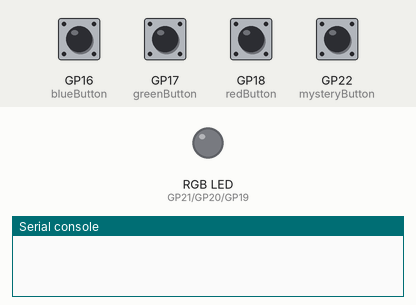
A program run on a simulated Raspberry Pi Pico running MicroPython. Parts: an RGB LED mixed from three pins (HIGH = lit), the last lines printed to the serial console. The test bench sets the inputs (shaded band); at power-on: GP16 (blueButton), GP17 (greenButton), GP18 (redButton), GP22 (mysteryButton) HIGH. Dim RGB values are drawn brighter than linear.

Above: at 1.2 s.
1.3 s: GP22 (mysteryButton) pulled LOW for 0.15 s
At 1.6 s:
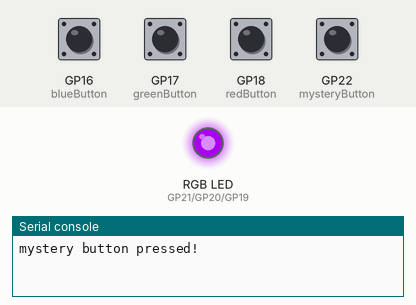
4.3 s: GP16 (blueButton) pulled LOW for 0.15 s
At 5.5 s:
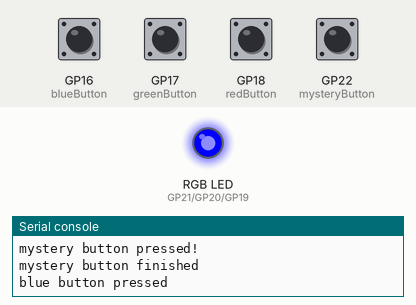
5.9 s: GP17 (greenButton) pulled LOW for 0.15 s
At 6.7 s:
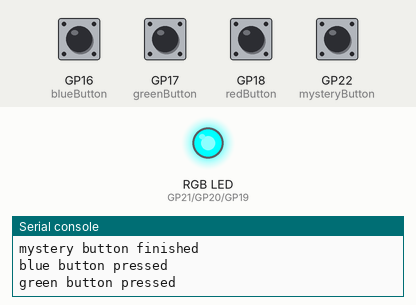
7.5 s: GP18 (redButton) pulled LOW for 0.15 s
At 8.0 s:
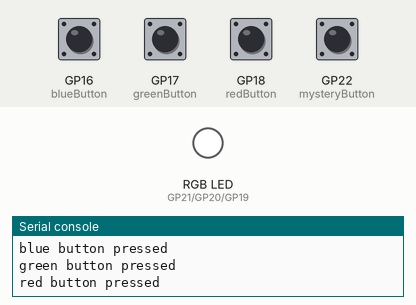
9.1 s: GP16 (blueButton) pulled LOW for 1 s
At 10.4 s:
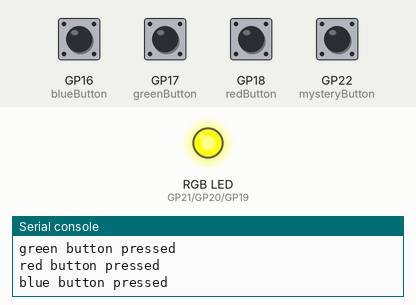
11.6 s: GP22 (mysteryButton) pulled LOW for 1 s
At 13.05 s:
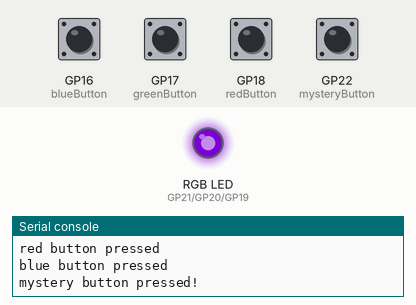
Timing chart, 0 to 16.2 s (numbered marks = the images above; inputs shaded):
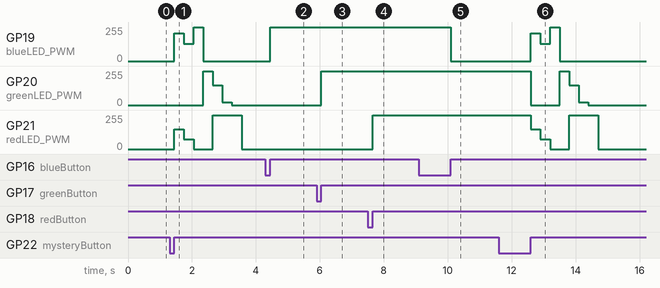

The program:

three_buttons_RGBLED_mystery.py
```python
# Program to control RGB LED with three buttons plus a mystery button
# HW for McWhorter's Pico W Course Lesson 18
# Lori Pfahler
# May 2023

# import modules
from machine import Pin, PWM
from utime import sleep, ticks_ms, ticks_diff

# setup button and LED pins
redButton = Pin(18, Pin.IN, Pin.PULL_UP)
greenButton = Pin(17, Pin.IN, Pin.PULL_UP)
blueButton = Pin(16, Pin.IN, Pin.PULL_UP)
mysteryButton = Pin(22, Pin.IN, Pin.PULL_UP)

# setup red, green and blue for RGB LED
redLED_PWM = PWM(Pin(21))
redLED_PWM.freq(1000 )
redLED_PWM.duty_u16(0)
greenLED_PWM = PWM(Pin(20))
greenLED_PWM.freq(1000)
greenLED_PWM.duty_u16(0)
blueLED_PWM = PWM(Pin(19))
blueLED_PWM.freq(1000)
blueLED_PWM.duty_u16(0)

# variables to track interrupt activation, time for debouncing, led state
red_flag = 0
red_debounce_time = 0
red_state = False
green_flag = 0
green_debounce_time = 0
green_state = False
blue_flag = 0
blue_debounce_time = 0
blue_state = False
mystery_flag = 0
mystery_debounce_time = 0
delay_time = 0.3


# red interrupt function
def red_handler(redButton):
    global red_flag, red_debounce_time
    if ticks_diff(ticks_ms(), red_debounce_time) > 300:
        red_flag = 1
        red_debounce_time = ticks_ms()

# green interrupt function
def green_handler(greenButton):
    global green_flag, green_debounce_time
    if ticks_diff(ticks_ms(), green_debounce_time) > 300:
        green_flag = 1
        green_debounce_time = ticks_ms()

# blue interrupt function
def blue_handler(blueButton):
    global blue_flag, blue_debounce_time
    if ticks_diff(ticks_ms(), blue_debounce_time) > 300:
        blue_flag = 1
        blue_debounce_time = ticks_ms()

# mystery interrupt function
def mystery_handler(mysteryButton):
    global mystery_flag, mystery_debounce_time
    if ticks_diff(ticks_ms(), mystery_debounce_time) > 300:
        mystery_flag = 1
        mystery_debounce_time = ticks_ms()

# interrupt request
redButton.irq(trigger = Pin.IRQ_RISING, handler = red_handler)
greenButton.irq(trigger = Pin.IRQ_RISING, handler = green_handler)
blueButton.irq(trigger = Pin.IRQ_RISING, handler = blue_handler)
mysteryButton.irq(trigger = Pin.IRQ_RISING, handler = mystery_handler)

# create a dictionary to hold the RGB codes for the colors
colors = {
    'violet'  : (148,   0, 211),
    'indigo'  : ( 75,   0, 130),
    'blue'    : (  0,   0, 255),
    'green'   : (  0, 255,   0),
    'yellow'  : (255, 150,   0),
    'orange'  : (255,  20,   0),
    'red'     : (255,   0,   0),
    'black'   : (  0,   0,   0)
    }


try:
    while True:
        # turn on/off red LED when the red button is pressed
        if red_flag == 1:
            red_flag = 0
            print("red button pressed")
            if red_state:
                # led is on - turn it off
                red_state = False
                redLED_PWM.duty_u16(colors.get('black')[0]<<8)
            else:
                # led is off - turn it on
                red_state = True
                redLED_PWM.duty_u16(colors.get('red')[0]<<8)

        # turn on/off green LED when the green button is pressed
        if green_flag == 1:
            green_flag = 0
            print("green button pressed")
            if green_state:
                # led is on - turn it off
                green_state = False
                greenLED_PWM.duty_u16(colors.get('black')[1]<<8)
            else:
                # led is off - turn it on
                green_state = True
                greenLED_PWM.duty_u16(colors.get('green')[1]<<8)

        # turn on/off blue LED when the blue button is pressed
        if blue_flag == 1:
            blue_flag = 0
            print("blue button pressed")
            if blue_state:
                # led is on - turn it off
                blue_state = False
                blueLED_PWM.duty_u16(colors.get('black')[2]<<8)
            else:
                # led is off - turn it on
                blue_state = True
                blueLED_PWM.duty_u16(colors.get('blue')[2]<<8)

        # mystery button is pressed
        if mystery_flag == 1:
            mystery_flag = 0
            print('mystery button pressed!')
            # start the rainbow
            rainbow = ['violet', 'indigo', 'blue', 'green', 'yellow',
                       'orange', 'red', 'black']
            for color in rainbow:
                redLED_PWM.duty_u16(colors.get(color)[0]<<8)
                greenLED_PWM.duty_u16(colors.get(color)[1]<<8)
                blueLED_PWM.duty_u16(colors.get(color)[2]<<8)
                sleep(delay_time)
            print('mystery button finished')

except KeyboardInterrupt:
    redLED_PWM.duty_u16(colors.get('black')[0]<<8)
    greenLED_PWM.duty_u16(colors.get('black')[1]<<8)
    blueLED_PWM.duty_u16(colors.get('black')[2]<<8)
```

Measured:
- after the input at 1.3 s, GP19 (blueLED_PWM): 0/255 → 210/255 after 0.15 s, → 129/255 0.30 s later, → 254/255 0.30 s later, → 0/255 0.30 s later; GP20 (greenLED_PWM): 0/255 → 254/255 after 1.1 s, → 149/255 0.30 s later, → 20/255 0.30 s later, → 0/255 0.30 s later
- after the input at 4.3 s, GP19 (blueLED_PWM): 0/255 → 254/255 after 0.15 s
- after the input at 5.9 s, GP20 (greenLED_PWM): 0/255 → 254/255 after 0.15 s
- after the input at 7.5 s, GP21 (redLED_PWM): 0/255 → 254/255 after 0.15 s
- after the input at 9.1 s, GP19 (blueLED_PWM): 254/255 → 0/255 after 1.0 s
- after the input at 11.6 s, GP19 (blueLED_PWM): 0/255 → 210/255 after 1.0 s, → 129/255 0.30 s later, → 254/255 0.30 s later, → 0/255 0.30 s later; GP20 (greenLED_PWM): 254/255 → 0/255 after 1.0 s, → 254/255 0.90 s later, → 149/255 0.30 s later, → 20/255 0.30 s later, … (5 changes in this stretch)
